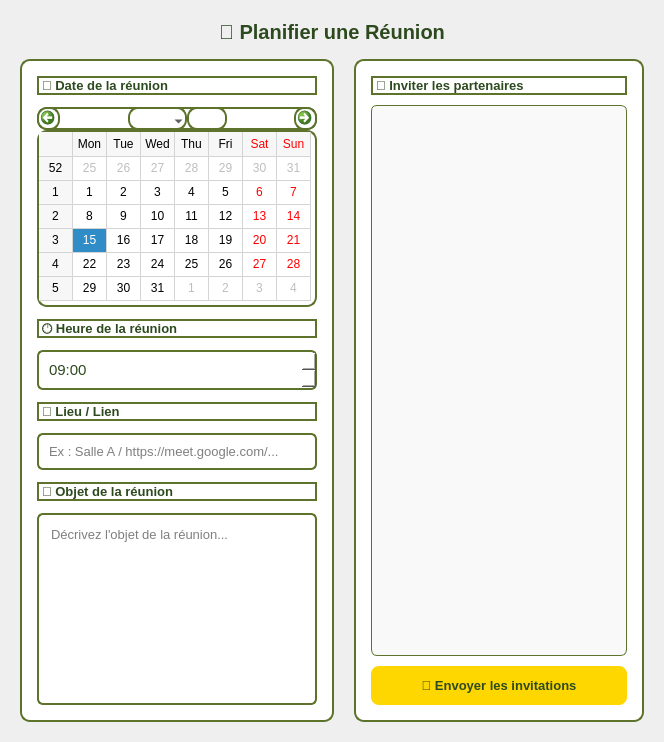
          <widget class="QWidget" name="reunionTab">
           <attribute name="title">
            <string>Réunion</string>
           </attribute>
           <layout class="QVBoxLayout">
            <property name="spacing">
             <number>15</number>
            </property>
            <property name="margin" stdset="0">
             <number>20</number>
            </property>
            <item>
             <widget class="QLabel" name="reunionHeaderLabel">
              <property name="styleSheet">
               <string>font-size: 20px; color: #2d4a1f; font-weight: bold;</string>
              </property>
              <property name="text">
               <string>📅 Planifier une Réunion</string>
              </property>
              <property name="alignment">
               <set>Qt::AlignmentFlag::AlignCenter</set>
              </property>
             </widget>
            </item>
            <item>
             <layout class="QHBoxLayout" name="reunionMainLayout">
              <property name="spacing">
               <number>20</number>
              </property>
              <item>
               <widget class="QFrame" name="reunionDateFrame">
                <property name="styleSheet">
                 <string>background: white; border: 2px solid #5d732c; border-radius: 10px;</string>
                </property>
                <layout class="QVBoxLayout">
                 <property name="spacing">
                  <number>12</number>
                 </property>
                 <property name="margin" stdset="0">
                  <number>15</number>
                 </property>
                 <item>
                  <widget class="QLabel" name="reunionDateLabel">
                   <property name="styleSheet">
                    <string>color: #2d4a1f; font-weight: bold; font-size: 13px;</string>
                   </property>
                   <property name="text">
                    <string>📆 Date de la réunion</string>
                   </property>
                  </widget>
                 </item>
                 <item>
                  <widget class="QCalendarWidget" name="reunionCalendar">
                   <property name="minimumSize">
                    <size>
                     <width>280</width>
                     <height>200</height>
                    </size>
                   </property>
                   <property name="gridVisible">
                    <bool>true</bool>
                   </property>
                  </widget>
                 </item>
                 <item>
                  <widget class="QLabel" name="reunionHeureLabel">
                   <property name="styleSheet">
                    <string>color: #2d4a1f; font-weight: bold; font-size: 13px;</string>
                   </property>
                   <property name="text">
                    <string>🕐 Heure de la réunion</string>
                   </property>
                  </widget>
                 </item>
                 <item>
                  <widget class="QTimeEdit" name="reunionTimeEdit">
                   <property name="styleSheet">
                    <string>padding: 8px; border: 2px solid #5d732c; border-radius: 6px; font-size: 15px; color: #2d4a1f; background: white;</string>
                   </property>
                   <property name="displayFormat">
                    <string>HH:mm</string>
                   </property>
                   <property name="time">
                    <time>
                     <hour>9</hour>
                     <minute>0</minute>
                     <second>0</second>
                    </time>
                   </property>
                  </widget>
                 </item>
                 <item>
                  <widget class="QLabel" name="reunionLieuLabel">
                   <property name="styleSheet">
                    <string>color: #2d4a1f; font-weight: bold; font-size: 13px;</string>
                   </property>
                   <property name="text">
                    <string>📍 Lieu / Lien</string>
                   </property>
                  </widget>
                 </item>
                 <item>
                  <widget class="QLineEdit" name="reunionLieuLineEdit">
                   <property name="styleSheet">
                    <string>padding: 8px; border: 2px solid #5d732c; border-radius: 6px; font-size: 13px;</string>
                   </property>
                   <property name="placeholderText">
                    <string>Ex : Salle A / https://meet.google.com/...</string>
                   </property>
                  </widget>
                 </item>
                 <item>
                  <widget class="QLabel" name="reunionObjetLabel">
                   <property name="styleSheet">
                    <string>color: #2d4a1f; font-weight: bold; font-size: 13px;</string>
                   </property>
                   <property name="text">
                    <string>📝 Objet de la réunion</string>
                   </property>
                  </widget>
                 </item>
                 <item>
                  <widget class="QTextEdit" name="reunionObjetTextEdit">
                   <property name="minimumSize">
                    <size>
                     <width>0</width>
                     <height>80</height>
                    </size>
                   </property>
                   <property name="styleSheet">
                    <string>padding: 8px; border: 2px solid #5d732c; border-radius: 6px; font-size: 13px;</string>
                   </property>
                   <property name="placeholderText">
                    <string>Décrivez l'objet de la réunion...</string>
                   </property>
                  </widget>
                 </item>
                </layout>
               </widget>
              </item>
              <item>
               <widget class="QFrame" name="reunionPartenairesFrame">
                <property name="styleSheet">
                 <string>background: white; border: 2px solid #5d732c; border-radius: 10px;</string>
                </property>
                <layout class="QVBoxLayout">
                 <property name="spacing">
                  <number>10</number>
                 </property>
                 <property name="margin" stdset="0">
                  <number>15</number>
                 </property>
                 <item>
                  <widget class="QLabel" name="reunionPartenairesLabel">
                   <property name="styleSheet">
                    <string>color: #2d4a1f; font-weight: bold; font-size: 13px;</string>
                   </property>
                   <property name="text">
                    <string>👥 Inviter les partenaires</string>
                   </property>
                  </widget>
                 </item>
                 <item>
                  <widget class="QListWidget" name="reunionPartenairesListWidget">
                   <property name="styleSheet">
                    <string>border: 1px solid #5d732c; border-radius: 6px; font-size: 13px; color: #2d4a1f; background: #f9f9f9; padding: 4px;</string>
                   </property>
                  </widget>
                 </item>
                 <item>
                  <widget class="QPushButton" name="reunionSendButton">
                   <property name="styleSheet">
                    <string>background: #ffd700; color: #2d4a1f; border: none; padding: 12px 30px; border-radius: 8px; font-weight: bold; font-size: 13px;</string>
                   </property>
                   <property name="text">
                    <string>📨 Envoyer les invitations</string>
                   </property>
                  </widget>
                 </item>
                </layout>
               </widget>
              </item>
             </layout>
            </item>
           </layout>
          </widget>
